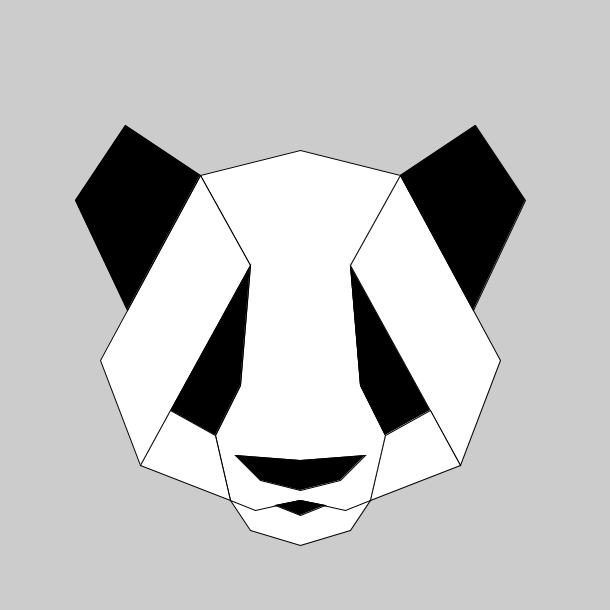
Frame 1 (no input)
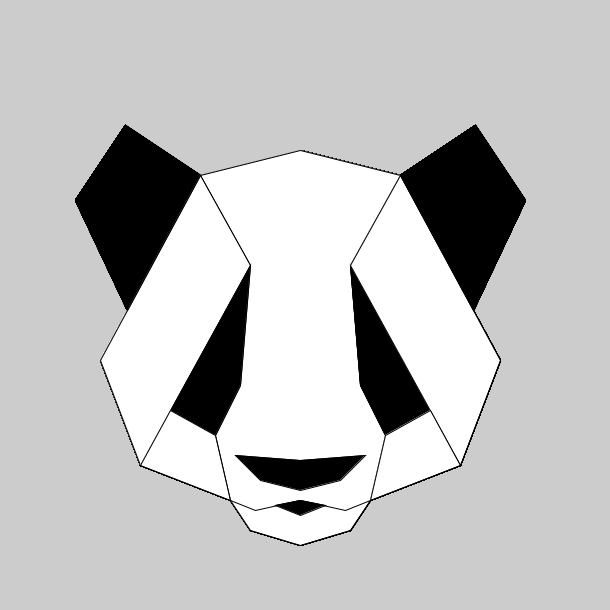
Frame 60 (the mouse pressed at the canvas centre just before this capture)
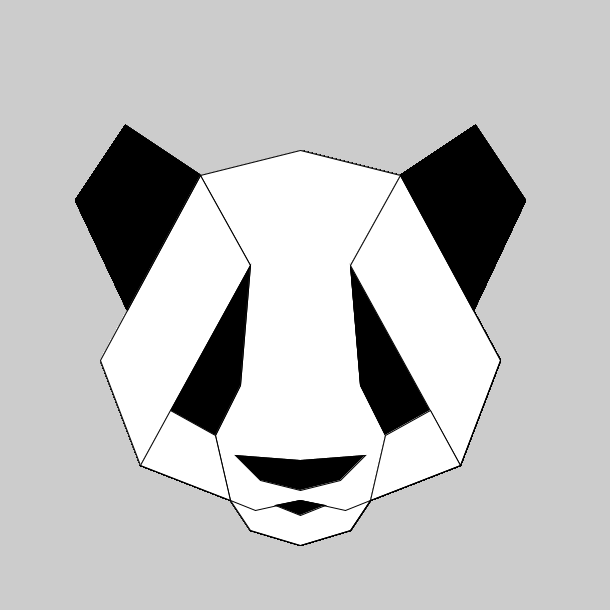
Frame 120 (the mouse held since frame 60 and released just before this capture)

The Processing sketch that drew these frames (run headless with seeded random() and noise(); from frame 60 on, the mouse is pressed at the canvas centre):

// Processing sketch: VirtualPet
// ── VirtualPet.pde
void setup(){
  size(610, 610);
}

void draw(){
  // Center of Head
  fill(255,255,255);
  int[][] centerHeadCoordinatesRight = {{300, 150}, {400, 175}, {350, 265},  {360, 385}, {385, 435}, {370, 500}, {350, 530}, {300, 545}}; 
  int[][] centerHeadCoordinatesLeft = new int[centerHeadCoordinatesRight.length][2];
  
  
  for (int i = 0; i < centerHeadCoordinatesLeft.length; i++){
     int distance = centerHeadCoordinatesRight[i][0] - 300;
     for (int u = 0; u < 2; u ++) {
       centerHeadCoordinatesLeft[i][u] = centerHeadCoordinatesRight[i][u];
       if (u == 0){
         centerHeadCoordinatesLeft[i][u] = centerHeadCoordinatesLeft[i][u] - (2* distance);
       }
     }  
  } 
  
  beginShape();
  //Right side
  for (int i = 0; i < centerHeadCoordinatesRight.length; i++) { 
    vertex(centerHeadCoordinatesRight[i][0], centerHeadCoordinatesRight[i][1]);
  }
  //Left side
  for (int i = centerHeadCoordinatesLeft.length - 1; i > 0; i--) { 
    vertex(centerHeadCoordinatesLeft[i][0], centerHeadCoordinatesLeft[i][1]);
  }
  endShape(CLOSE);
  
  // Eyes
  int[][] RightEye = {{350, 265}, {360, 385}, {385, 435}, {430, 410}, {350, 265}}; 
  int[][] LeftEye = new int[RightEye.length][2];
  
  // Populate the symmetrical copy of RightEye
  for (int i = 0; i < LeftEye.length; i++){
     int distance = RightEye[i][0] - 300;
     for (int u = 0; u < 2; u ++) {
       LeftEye[i][u] = RightEye[i][u];
       if (u == 0){
         LeftEye[i][u] = LeftEye[i][u] - (2* distance);
       }
     }  
  } 
  
  fill(0,0,0);
  beginShape();
  //Right side
  for (int i = 0; i < RightEye.length; i++) { 
    vertex(RightEye[i][0], RightEye[i][1]);
  }
  endShape(CLOSE);
  
  
  //Left side
  beginShape();
  for (int i = LeftEye.length - 1; i > 0; i--) { 
    vertex(LeftEye[i][0], LeftEye[i][1]);
  }
  endShape(CLOSE);
  
  // Cheeks
  int[][] RightCheek = {{400, 175},{350, 265}, {460, 465}, {500, 360}, {400, 175}}; 
  int[][] LeftCheek = new int[RightEye.length][2];
  
  // Populate the symmetrical copy of RightCheek
  for (int i = 0; i < LeftCheek.length; i++){
     int distance = RightCheek[i][0] - 300;
     for (int u = 0; u < 2; u ++) {
       LeftCheek[i][u] = RightCheek[i][u];
       if (u == 0){
         LeftCheek[i][u] = LeftCheek[i][u] - (2* distance);
       }
     }  
  } 
  
  
  fill(255,255,255);
  beginShape();
  //Right side
  for (int i = 0; i < RightCheek.length; i++) { 
    vertex(RightCheek[i][0], RightCheek[i][1]);
  }
  endShape(CLOSE);
  
  
  //Left side
  beginShape();
  for (int i = LeftCheek.length - 1; i > 0; i--) { 
    vertex(LeftCheek[i][0], LeftCheek[i][1]);
  }
  endShape(CLOSE);
  
  // Lower Cheeks
  int[][] LowerRightCheek = {{430, 410},{385, 435}, {370, 500}, {460, 465}, {430, 410}}; 
  int[][] LowerLeftCheek = new int[RightEye.length][2];
  
  // Populate the symmetrical copy of LowerRightCheek
  for (int i = 0; i < LowerLeftCheek.length; i++){
     int distance = LowerRightCheek[i][0] - 300;
     for (int u = 0; u < 2; u ++) {
       LowerLeftCheek[i][u] = LowerRightCheek[i][u];
       if (u == 0){
         LowerLeftCheek[i][u] = LowerLeftCheek[i][u] - (2* distance);
       }
     }  
  } 
  
  beginShape();
  //Right side
  for (int i = 0; i < LowerRightCheek.length; i++) { 
    vertex(LowerRightCheek[i][0], LowerRightCheek[i][1]);
  }
  endShape(CLOSE);
  
  
  //Left side
  beginShape();
  for (int i = LowerLeftCheek.length - 1; i > 0; i--) { 
    vertex(LowerLeftCheek[i][0], LowerLeftCheek[i][1]);
  }
  endShape(CLOSE);
  
  
  // Mouth Lines
  int[][] RightMouth = {{300, 500}, {345, 510}, {370, 500}}; 
  int[][] LeftMouth = new int[RightMouth.length][2];
  
  // Populate the symmetrical copy of RightMouth
  for (int i = 0; i < LeftMouth.length; i++){
     int distance = RightMouth[i][0] - 300;
     for (int u = 0; u < 2; u ++) {
       LeftMouth[i][u] = RightMouth[i][u];
       if (u == 0){
         LeftMouth[i][u] = LeftMouth[i][u] - (2* distance);
       }
     }  
  } 
  
  //Right side
  for (int i = 1; i < RightMouth.length; i++) { 
    line(RightMouth[i-1][0], RightMouth[i-1][1], RightMouth[i][0], RightMouth[i][1]);
  }
  
  
  //Left side
  for (int i = 1; i < LeftMouth.length; i++) {
    line(LeftMouth[i-1][0], LeftMouth[i-1][1], LeftMouth[i][0], LeftMouth[i][1]);
  }
  
  
  // Mouth 
  fill(0,0,0);
  
  beginShape();
  vertex(300,500);
  vertex(325,505);
  vertex(300,515);
  vertex(275,505);
  endShape(CLOSE);
  
  // Nose
  int[][] RightNose = {{300, 490},{340, 480}, {365, 455}, {300, 460}}; 
  int[][] LeftNose = new int[RightNose.length][2];
  
  // Populate the symmetrical copy of RightNose
  for (int i = 0; i < LeftNose.length; i++){
     int distance = RightNose[i][0] - 300;
     for (int u = 0; u < 2; u ++) {
       LeftNose[i][u] = RightNose[i][u];
       if (u == 0){
         LeftNose[i][u] = LeftNose[i][u] - (2* distance);
       }
     }  
  } 
  
  beginShape();
  //Right side
  for (int i = 0; i < RightNose.length; i++) { 
    vertex(RightNose[i][0], RightNose[i][1]);
  }
  
  for (int i = LeftNose.length - 1; i > 0; i--) { 
    vertex(LeftNose[i][0], LeftNose[i][1]);
  }
  endShape(CLOSE);
  
  // Ears
  int[][] RightEar = {{400, 175},{473, 310}, {525, 200}, {475, 125}, {400, 175}}; 
  int[][] LeftEar = new int[RightEar.length][2];
  
  // Populate the symmetrical copy of RightEar
  for (int i = 0; i < LeftEar.length; i++){
     int distance = RightEar[i][0] - 300;
     for (int u = 0; u < 2; u ++) {
       LeftEar[i][u] = RightEar[i][u];
       if (u == 0){
         LeftEar[i][u] = LeftEar[i][u] - (2* distance);
       }
     }  
  } 
  
  
  beginShape();
  //Right side
  for (int i = 0; i < RightEar.length; i++) { 
    vertex(RightEar[i][0], RightEar[i][1]);
  }
  endShape(CLOSE);
  
  beginShape();
  for (int i = LeftEar.length - 1; i > 0; i--) { 
    vertex(LeftEar[i][0], LeftEar[i][1]);
  }
  endShape(CLOSE);
}
